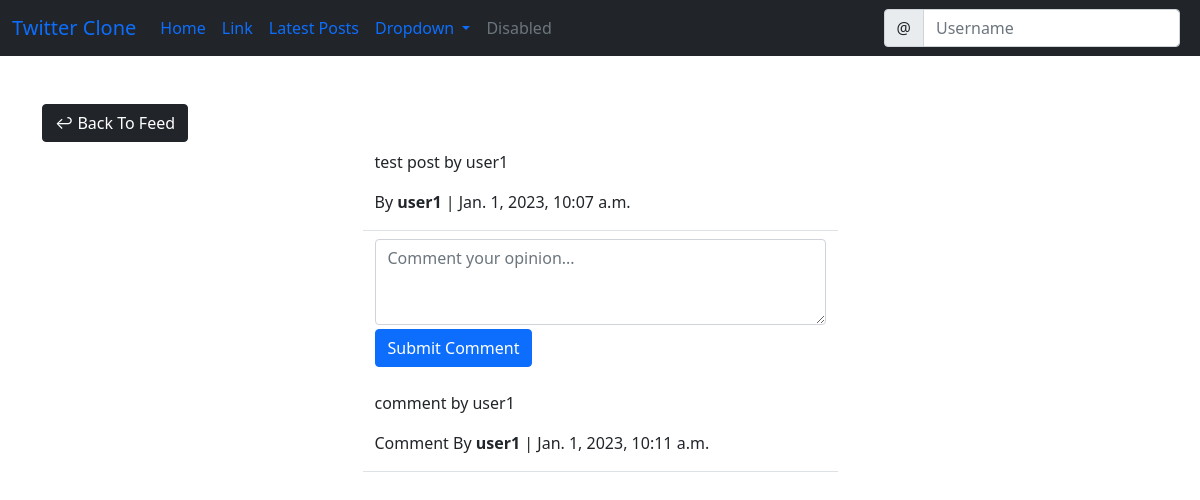
The page /post/68 on the database its author committed.
### social/models.py (models this page shows)
class Post(models.Model):
    body = models.TextField()
    created_on = models.DateTimeField(default=timezone.now)
    author = models.ForeignKey(User, on_delete=models.CASCADE)
    @staticmethod
    def get_post_data(filter_type, filter_by=None):
        if filter_type == "filter":
            return Post.objects.filter(author=filter_by).order_by('-created_on') #ordered by latest date
        elif filter_type == "get":
            return Post.objects.get(id=filter_by)
        elif filter_type == "all":
            return Post.objects.all().order_by('-created_on')
        else:
            raise Exception("not valid input")

class Comment(models.Model):
    comment = models.TextField()
    created_on = models.DateTimeField(default=timezone.now)
    author = models.ForeignKey(User, on_delete=models.CASCADE)
    post = models.ForeignKey('Post', on_delete=models.CASCADE)

### social/views.py (the view, shortened to what this page needs)
# urls.py: path('post/<int:pk>', PostDetailView.as_view(), name='post-detail'),
class PostDetailView(View):
    def get(self, request, pk, *args, **kwargs):
        try:
            post = Post.get_post_data("get", pk)
        except:
            post = None
            return render(request, "social/error_page.html")
        form = CommentForm()
        comments = Comment.objects.filter(post=post).order_by('-created_on')
        context = {
            'post': post,
            'form': form,
            'comments': comments,
        }
        return render(request, 'social/post_detail.html', context)

### social/forms.py
class CommentForm(forms.ModelForm):
    comment = forms.CharField(
        label='',
        widget=forms.Textarea(attrs={
            'rows': '3',
            'placeholder': 'Comment your opinion...'
        })
    )
    class Meta:
        model = Comment
        fields = ['comment']

### templates/social/post_detail.html (shortened to what this page needs)
{% extends 'base.html' %}
{% load crispy_forms_tags %}
{% block content %}
<div class="container">
    <div class="row mt-5">
        <div class="col-md-5 col-sm-6">
           <a href="{% url 'latest-post-list' %}" class="btn btn-dark">&#8617; Back To Feed</a>
        </div>
    </div>
    <div class="row justify-content-center mt-2">
        <div class="col-md-5 col-sm-12 border-bottom">
            <p>{{ post.body }}</p>
            <p>
                By <strong>{{ post.author }}</strong>
                 | {{ post.created_on }}
            </p>
        </div>
    </div>
    <div class="row justify-content-center mt-2">
        <div class="col-md-5 col-sm-12">
            <form action="" method="POST">
                {{ form | crispy }}
                <div class="d-grip gap-2">
                    <button class="btn btn-primary mt-1 mb-3">Submit Comment</button>
                </div>
            </form>
        </div>
    </div>
    {% for comment in comments %}
    <div class="row justify-content-center mt-2 mb-3">
        <div class="col-md-5 col-sm-12 border-bottom">
            <p>{{comment.comment}}</p>
            <p>Comment By <strong>{{comment.author}}</strong> | {{ comment.created_on }} </p>
        </div>
    </div>
    {% endfor %}
</div>
{% endblock content %}

### rows shown on the page
Post: body "test post by user1", author "user1", created_on "Jan. 1, 2023, 10:07 a.m."
Comment: comment "comment by user1", author "user1", created_on "Jan. 1, 2023, 10:11 a.m."
